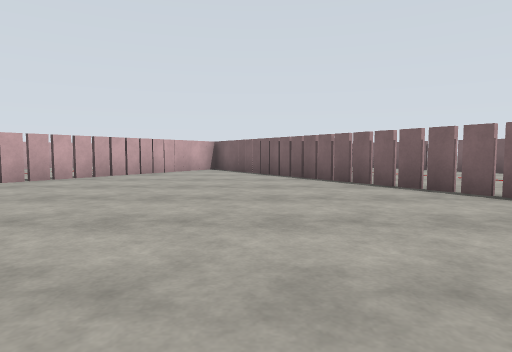
[1] (above)

16 first-person views from a walk through a Gazebo world. The camera is 1.2 m above the floor, tilts 4° down and sees 75° across. The floor is counted in squares, 2 m on a side. Each view is taken from the middle of a square. On the plan, view 1 faces up. The plan holds only what a view shows up to about 9 squares ahead; the rest is blank. The place goes on beyond the plan.

[2]
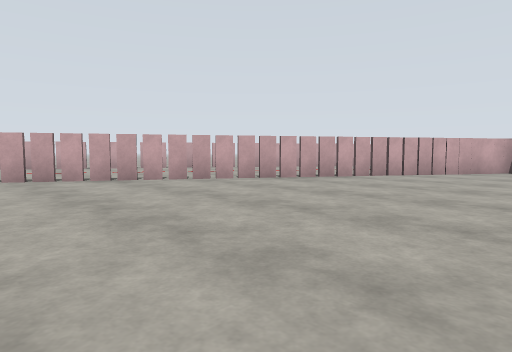

[3]
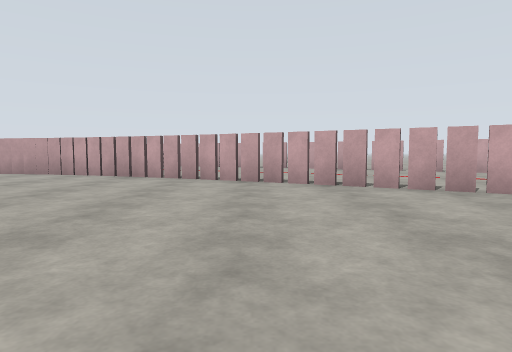

[4]
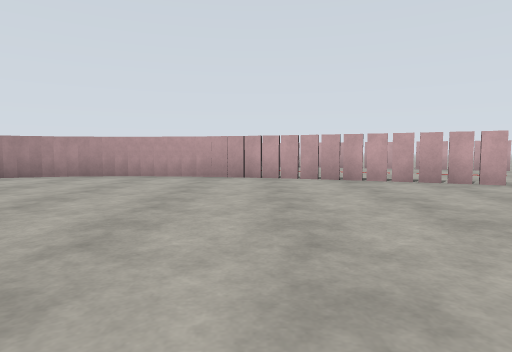

[5]
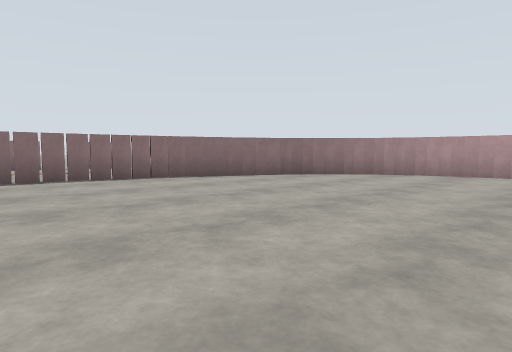

[6]
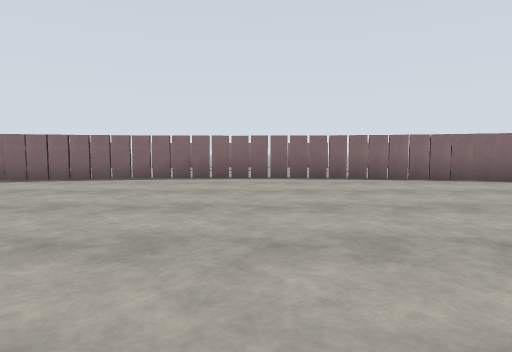

[7]
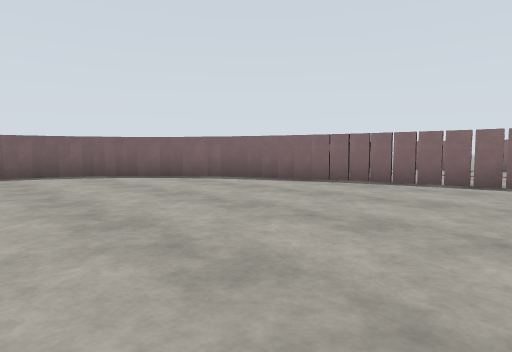

[8]
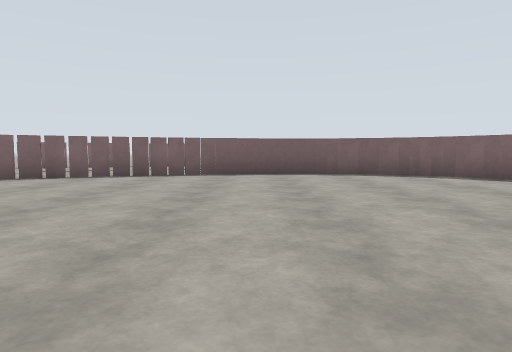

[9]
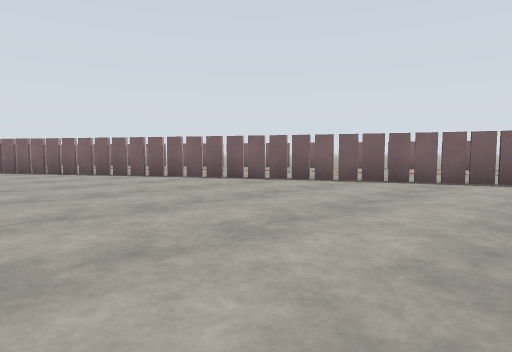

[10]
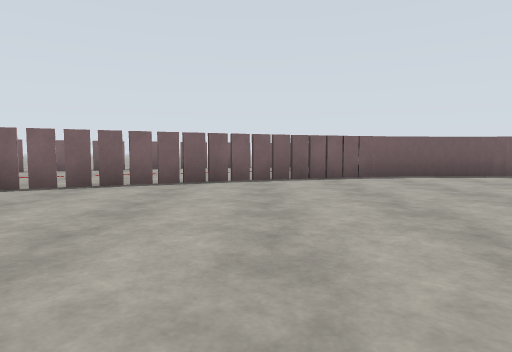

[11]
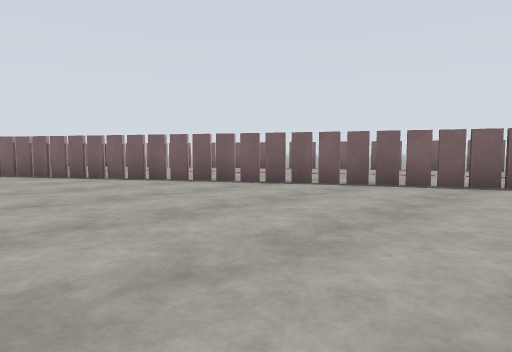

[12]
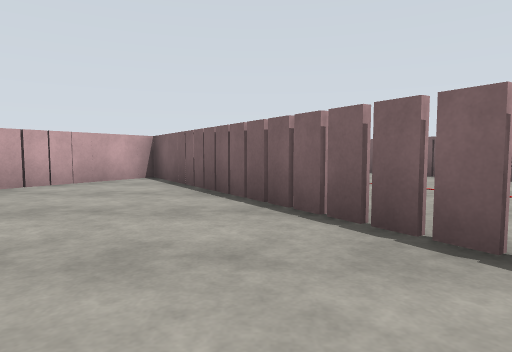

[13]
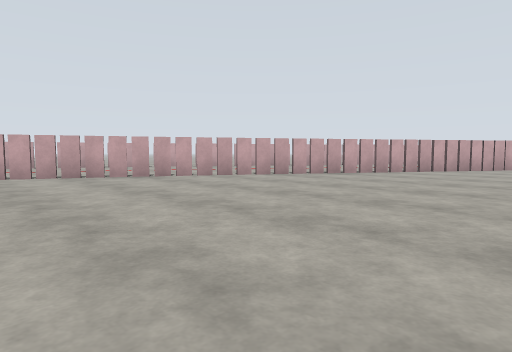

[14]
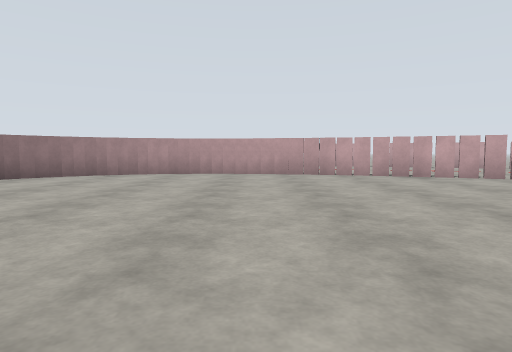

[15]
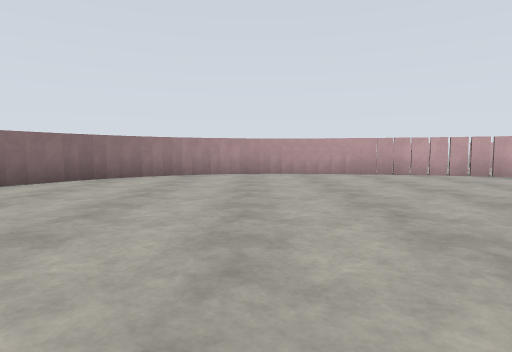

[16]
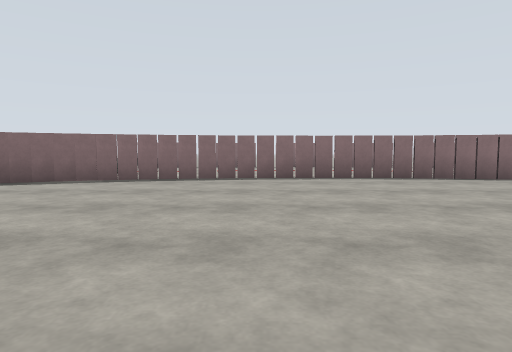

### Floor plan
Points are (right, up) in squares from view 1. A wall is a line through its corners. A room is listed if a view was taken in it or the views show most of it. See-through windows are left out.
Room 1 (views 1, 2, 3, 4, 5, 6, 7, 8, 9, 10, 11, 12, 13, 14, 15, 16)
walls: (-10.6, -4) (-11.2, -5.8); (5.3, 1.4) (-1.5, 12.2) (-8.4, 1.1) (-10.8, -4); (-11.1, -5.6) (-11.4, -6.9); (7.7, -3.8) (5.3, 1.3); (-11.4, -6.8) (-11.5, -7.7); (-11.5, -7.5) (-11.5, -9.2); (8.2, -5.5) (7.6, -3.8); (-11.4, -9.1) (-11.3, -9.8); (8.4, -6.7) (8.1, -5.5); (-1.9, -14.9) (-1.4, -15); (-11.3, -9.7) (-11.2, -10.3); (-1.5, -15) (1.8, -14.7); (-5, -14.7) (-1.8, -15); (-11.1, -10.4) (-10.7, -11.2); (-6.4, -14.3) (-5, -14.6); (8.5, -7.9) (8.3, -6.6); (-7.7, -13.7) (-6.2, -14.3); (1.8, -14.6) (3.1, -14.3); (8.5, -8.2) (8.5, -7.7); (-10.6, -11.4) (-10.2, -11.9); (-9.9, -12.2) (-9, -13); (-10.4, -11.7) (-9.8, -12.3); (-9.1, -13) (-7.6, -13.8); (3, -14.4) (4.3, -13.9); (8.4, -9) (8.5, -8); (4.2, -13.9) (5.5, -13.3) (6.4, -12.7); (8.3, -9.9) (8.5, -9); (8.1, -10.5) (8.3, -9.8); (6.3, -12.7) (7.1, -12.1); (7.3, -11.8) (7.8, -11); (7.8, -11.2) (8.2, -10.4); (7, -12.2) (7.4, -11.7)

Where each view was taken, in squares from view 1:
view 1: 0 up, 0 right, facing up
view 2: 0 up, 0 right, facing up-left
view 3: 0 up, 2 left, facing left
view 4: 5 down, 3 left, facing left
view 5: 7 down, 2 left, facing down-left
view 6: 7 down, 2 left, facing down
view 7: 8 down, 1 left, facing down-right
view 8: 7 down, 1 left, facing right
view 9: 5 down, 0 right, facing up-right
view 10: 3 down, 0 right, facing right
view 11: 3 down, 0 right, facing up-right
view 12: 4 up, 1 right, facing up
view 13: 4 down, 1 left, facing up-left
view 14: 7 down, 2 left, facing left
view 15: 9 down, 2 left, facing left
view 16: 7 down, 0 right, facing down
